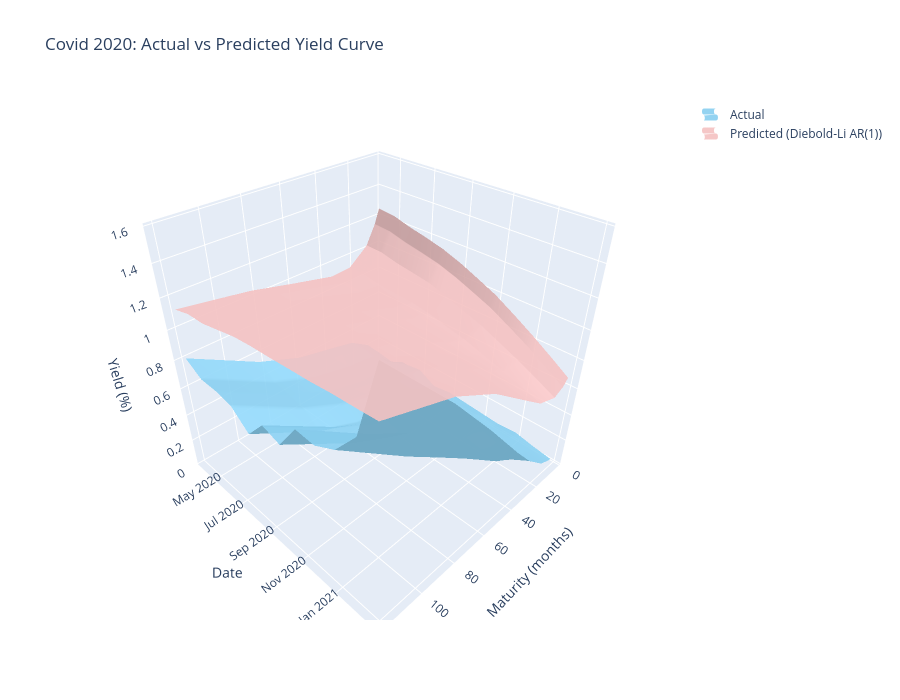
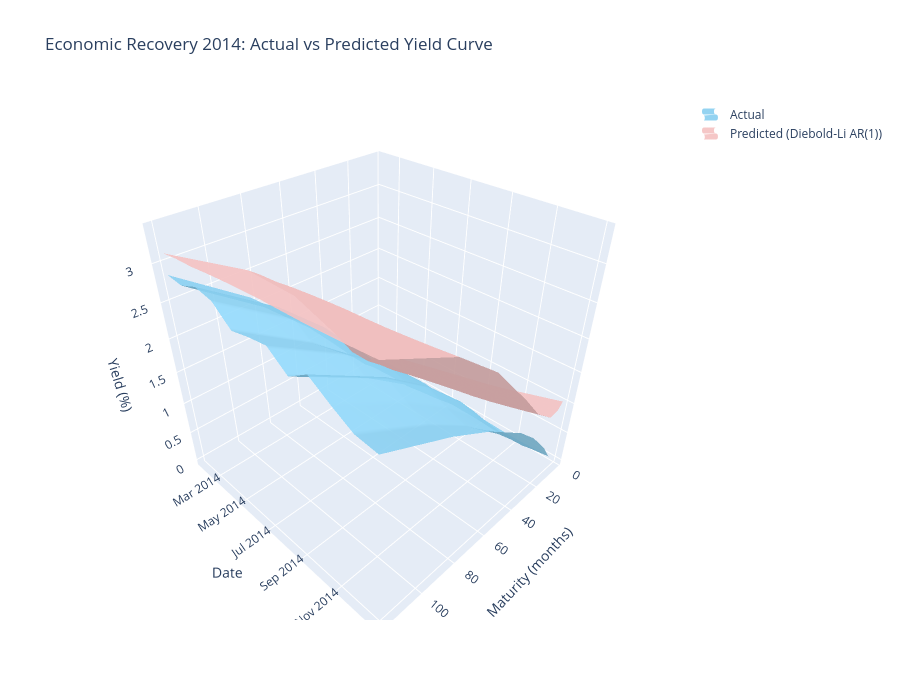
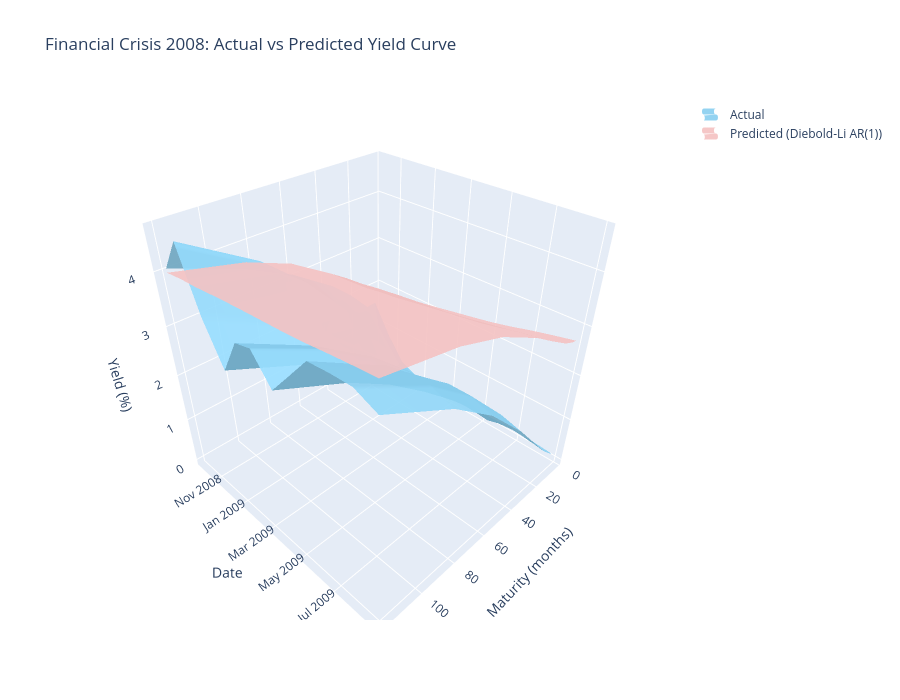
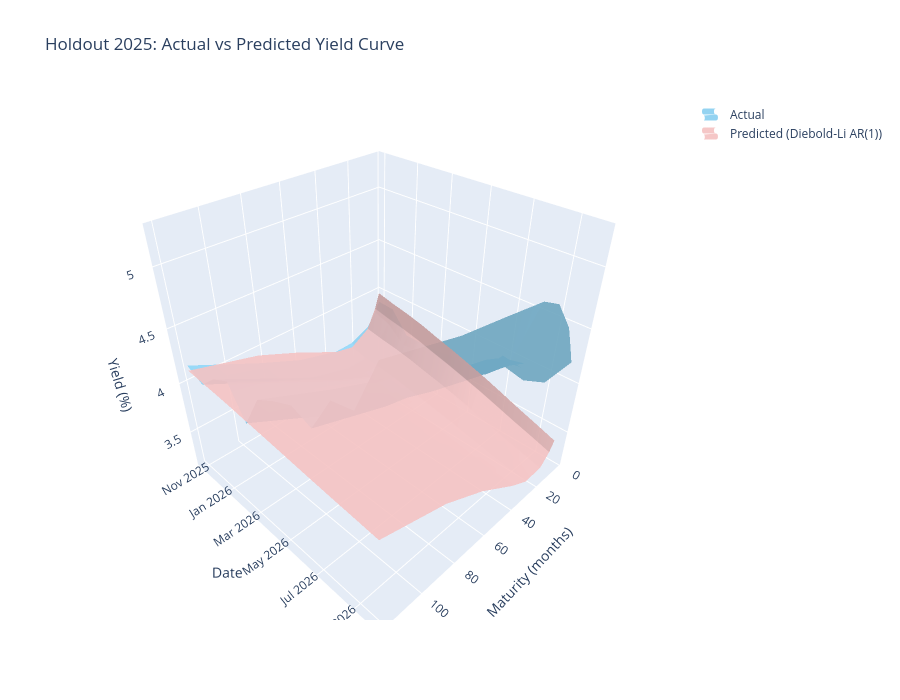

Write notebook code for charts like these, in order.
### Code cell
import pandas as pd 
import plotly.graph_objects as go


# All backtest scenarios (folder names inside results/)
series = ["covid_2020", "economic_recovery_2014", "financial_crisis_2008", "holdout_2025",
          "low_volatility_2017", "normal_policy_adjust_2019", "rate_hikes_2022"]

BABY_BLUE = "#89CFF0"
BABY_PINK = "#F4C2C2"

for s in series:
    # Load this scenario's backtest results (rows = month-end dates, columns = maturities)
    actual = pd.read_csv(f"results/{s}/baseline_actual_yields.csv", index_col=0, parse_dates=True)
    predicted = pd.read_csv(f"results/{s}/baseline_predicted_yields.csv", index_col=0, parse_dates=True)

    maturities = [int(c) for c in actual.columns]   # 3, 6, ..., 120 months

    fig = go.Figure()

    # Actual yields (baby blue)
    fig.add_trace(go.Surface(
        x=maturities, y=actual.index, z=actual.values,
        colorscale=[[0, BABY_BLUE], [1, BABY_BLUE]],   # one solid color
        showscale=False, opacity=0.9,
        name="Actual", showlegend=True,
    ))

    # Predicted yields (baby pink)
    fig.add_trace(go.Surface(
        x=maturities, y=predicted.index, z=predicted.values,
        colorscale=[[0, BABY_PINK], [1, BABY_PINK]],
        showscale=False, opacity=0.9,
        name="Predicted (Diebold-Li AR(1))", showlegend=True,
    ))

    fig.update_layout(
        title=f"{s.replace('_', ' ').title()}: Actual vs Predicted Yield Curve",   # e.g. "Covid 2020"
        scene=dict(
            xaxis_title="Maturity (months)",
            yaxis_title="Date",
            zaxis_title="Yield (%)",
        ),
        width=900, height=700,
    )
    fig.show()
